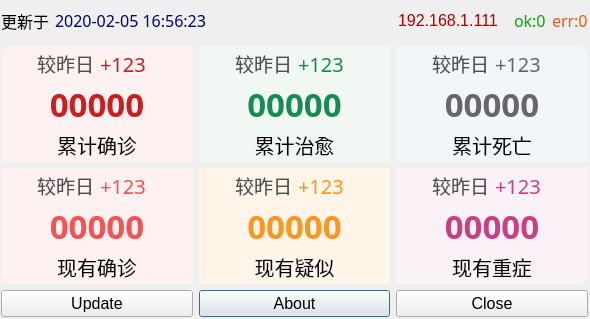
<?xml version="1.0" encoding="UTF-8"?>
<ui version="4.0">
 <class>Dialog</class>
 <widget class="QDialog" name="Dialog">
  <property name="geometry">
   <rect>
    <x>0</x>
    <y>0</y>
    <width>590</width>
    <height>319</height>
   </rect>
  </property>
  <property name="maximumSize">
   <size>
    <width>1024</width>
    <height>600</height>
   </size>
  </property>
  <property name="windowTitle">
   <string>Dialog</string>
  </property>
  <layout class="QHBoxLayout" name="horizontalLayout_3" stretch="0">
   <property name="spacing">
    <number>2</number>
   </property>
   <property name="leftMargin">
    <number>1</number>
   </property>
   <property name="topMargin">
    <number>1</number>
   </property>
   <property name="rightMargin">
    <number>2</number>
   </property>
   <property name="bottomMargin">
    <number>2</number>
   </property>
   <item>
    <layout class="QGridLayout" name="gridLayout" rowstretch="1,3,3,1" columnstretch="1,1,1">
     <item row="2" column="1">
      <widget class="QWidget" name="widget_6" native="true">
       <property name="styleSheet">
        <string notr="true">background-color: rgb(255, 245, 233);</string>
       </property>
       <layout class="QVBoxLayout" name="verticalLayout_6">
        <property name="spacing">
         <number>1</number>
        </property>
        <property name="leftMargin">
         <number>1</number>
        </property>
        <property name="topMargin">
         <number>1</number>
        </property>
        <property name="rightMargin">
         <number>1</number>
        </property>
        <property name="bottomMargin">
         <number>1</number>
        </property>
        <item>
         <layout class="QHBoxLayout" name="horizontalLayout_7">
          <item>
           <widget class="QLabel" name="label_6">
            <property name="font">
             <font>
              <family>黑体</family>
              <pointsize>14</pointsize>
             </font>
            </property>
            <property name="styleSheet">
             <string notr="true">color: rgb(79, 79, 79);</string>
            </property>
            <property name="text">
             <string>较昨日</string>
            </property>
            <property name="alignment">
             <set>Qt::AlignRight|Qt::AlignTrailing|Qt::AlignVCenter</set>
            </property>
           </widget>
          </item>
          <item>
           <widget class="QLabel" name="lbe_add_suspect">
            <property name="font">
             <font>
              <family>黑体</family>
              <pointsize>15</pointsize>
             </font>
            </property>
            <property name="styleSheet">
             <string notr="true">color: rgb(255, 150, 30);</string>
            </property>
            <property name="text">
             <string>+123</string>
            </property>
           </widget>
          </item>
         </layout>
        </item>
        <item>
         <widget class="QLabel" name="lbe_total_suspect">
          <property name="sizePolicy">
           <sizepolicy hsizetype="Preferred" vsizetype="Preferred">
            <horstretch>0</horstretch>
            <verstretch>0</verstretch>
           </sizepolicy>
          </property>
          <property name="font">
           <font>
            <family>黑体</family>
            <pointsize>25</pointsize>
            <weight>75</weight>
            <bold>true</bold>
           </font>
          </property>
          <property name="styleSheet">
           <string notr="true">color: rgb(255, 150, 30);
</string>
          </property>
          <property name="text">
           <string>00000</string>
          </property>
          <property name="textFormat">
           <enum>Qt::AutoText</enum>
          </property>
          <property name="alignment">
           <set>Qt::AlignCenter</set>
          </property>
         </widget>
        </item>
        <item>
         <widget class="QLabel" name="lbe_suspect">
          <property name="font">
           <font>
            <family>黑体</family>
            <pointsize>15</pointsize>
           </font>
          </property>
          <property name="styleSheet">
           <string notr="true"/>
          </property>
          <property name="text">
           <string>现有疑似</string>
          </property>
          <property name="alignment">
           <set>Qt::AlignCenter</set>
          </property>
         </widget>
        </item>
       </layout>
      </widget>
     </item>
     <item row="3" column="1">
      <widget class="QPushButton" name="btn_about">
       <property name="font">
        <font>
         <pointsize>12</pointsize>
        </font>
       </property>
       <property name="text">
        <string>About</string>
       </property>
      </widget>
     </item>
     <item row="1" column="1">
      <widget class="QWidget" name="widget_2" native="true">
       <property name="styleSheet">
        <string notr="true">background-color: rgb(241, 248, 244);</string>
       </property>
       <layout class="QVBoxLayout" name="verticalLayout_4">
        <property name="spacing">
         <number>1</number>
        </property>
        <property name="leftMargin">
         <number>1</number>
        </property>
        <property name="topMargin">
         <number>1</number>
        </property>
        <property name="rightMargin">
         <number>1</number>
        </property>
        <property name="bottomMargin">
         <number>1</number>
        </property>
        <item>
         <layout class="QHBoxLayout" name="horizontalLayout_6">
          <item>
           <widget class="QLabel" name="label_7">
            <property name="font">
             <font>
              <family>黑体</family>
              <pointsize>14</pointsize>
             </font>
            </property>
            <property name="styleSheet">
             <string notr="true">color: rgb(79, 79, 79);</string>
            </property>
            <property name="text">
             <string>较昨日</string>
            </property>
            <property name="alignment">
             <set>Qt::AlignRight|Qt::AlignTrailing|Qt::AlignVCenter</set>
            </property>
           </widget>
          </item>
          <item>
           <widget class="QLabel" name="lbe_add_heal">
            <property name="font">
             <font>
              <family>黑体</family>
              <pointsize>15</pointsize>
             </font>
            </property>
            <property name="styleSheet">
             <string notr="true">color: rgb(23, 139, 80);</string>
            </property>
            <property name="text">
             <string>+123</string>
            </property>
           </widget>
          </item>
         </layout>
        </item>
        <item>
         <widget class="QLabel" name="lbe_total_heal">
          <property name="font">
           <font>
            <family>黑体</family>
            <pointsize>25</pointsize>
            <weight>75</weight>
            <bold>true</bold>
           </font>
          </property>
          <property name="styleSheet">
           <string notr="true">color: rgb(23, 139, 80);</string>
          </property>
          <property name="text">
           <string>00000</string>
          </property>
          <property name="alignment">
           <set>Qt::AlignCenter</set>
          </property>
         </widget>
        </item>
        <item>
         <widget class="QLabel" name="lbe_heal">
          <property name="font">
           <font>
            <family>黑体</family>
            <pointsize>15</pointsize>
           </font>
          </property>
          <property name="styleSheet">
           <string notr="true"/>
          </property>
          <property name="text">
           <string>累计治愈</string>
          </property>
          <property name="alignment">
           <set>Qt::AlignCenter</set>
          </property>
         </widget>
        </item>
       </layout>
      </widget>
     </item>
     <item row="3" column="2">
      <widget class="QPushButton" name="btn_close">
       <property name="font">
        <font>
         <pointsize>12</pointsize>
        </font>
       </property>
       <property name="styleSheet">
        <string notr="true"/>
       </property>
       <property name="text">
        <string>Close</string>
       </property>
      </widget>
     </item>
     <item row="2" column="0">
      <widget class="QWidget" name="widget_4" native="true">
       <property name="styleSheet">
        <string notr="true">background-color: rgb(253, 241, 241);
border-bottom-left-radius:10px
</string>
       </property>
       <layout class="QVBoxLayout" name="verticalLayout_11">
        <property name="spacing">
         <number>1</number>
        </property>
        <property name="leftMargin">
         <number>1</number>
        </property>
        <property name="topMargin">
         <number>1</number>
        </property>
        <property name="rightMargin">
         <number>1</number>
        </property>
        <property name="bottomMargin">
         <number>1</number>
        </property>
        <item>
         <layout class="QHBoxLayout" name="horizontalLayout_15">
          <item>
           <widget class="QLabel" name="label_10">
            <property name="font">
             <font>
              <family>黑体</family>
              <pointsize>14</pointsize>
             </font>
            </property>
            <property name="styleSheet">
             <string notr="true">color: rgb(79, 79, 79);</string>
            </property>
            <property name="text">
             <string>较昨日</string>
            </property>
            <property name="alignment">
             <set>Qt::AlignRight|Qt::AlignTrailing|Qt::AlignVCenter</set>
            </property>
           </widget>
          </item>
          <item>
           <widget class="QLabel" name="lbe_add_nowConfirm">
            <property name="font">
             <font>
              <family>黑体</family>
              <pointsize>15</pointsize>
             </font>
            </property>
            <property name="styleSheet">
             <string notr="true">color: rgb(245, 82, 83);</string>
            </property>
            <property name="text">
             <string>+123</string>
            </property>
           </widget>
          </item>
         </layout>
        </item>
        <item>
         <widget class="QLabel" name="lbe_total_nowConfirm">
          <property name="font">
           <font>
            <family>黑体</family>
            <pointsize>25</pointsize>
            <weight>75</weight>
            <bold>true</bold>
           </font>
          </property>
          <property name="layoutDirection">
           <enum>Qt::LeftToRight</enum>
          </property>
          <property name="styleSheet">
           <string notr="true">color: rgb(245, 82, 83);</string>
          </property>
          <property name="text">
           <string>00000</string>
          </property>
          <property name="alignment">
           <set>Qt::AlignCenter</set>
          </property>
         </widget>
        </item>
        <item>
         <widget class="QLabel" name="lbe_confirm_3">
          <property name="font">
           <font>
            <family>黑体</family>
            <pointsize>15</pointsize>
           </font>
          </property>
          <property name="styleSheet">
           <string notr="true"/>
          </property>
          <property name="text">
           <string>现有确诊</string>
          </property>
          <property name="alignment">
           <set>Qt::AlignCenter</set>
          </property>
         </widget>
        </item>
       </layout>
      </widget>
     </item>
     <item row="1" column="0">
      <widget class="QWidget" name="widget" native="true">
       <property name="sizePolicy">
        <sizepolicy hsizetype="Preferred" vsizetype="Preferred">
         <horstretch>0</horstretch>
         <verstretch>0</verstretch>
        </sizepolicy>
       </property>
       <property name="styleSheet">
        <string notr="true">background-color: rgb(253,241,241);
border-top-left-radius:10px;</string>
       </property>
       <layout class="QVBoxLayout" name="verticalLayout_2">
        <property name="spacing">
         <number>1</number>
        </property>
        <property name="leftMargin">
         <number>1</number>
        </property>
        <property name="topMargin">
         <number>1</number>
        </property>
        <property name="rightMargin">
         <number>1</number>
        </property>
        <property name="bottomMargin">
         <number>1</number>
        </property>
        <item>
         <layout class="QHBoxLayout" name="horizontalLayout_4">
          <item>
           <widget class="QLabel" name="label_9">
            <property name="font">
             <font>
              <family>黑体</family>
              <pointsize>14</pointsize>
             </font>
            </property>
            <property name="styleSheet">
             <string notr="true">color: rgb(79, 79, 79);</string>
            </property>
            <property name="text">
             <string>较昨日</string>
            </property>
            <property name="alignment">
             <set>Qt::AlignRight|Qt::AlignTrailing|Qt::AlignVCenter</set>
            </property>
           </widget>
          </item>
          <item>
           <widget class="QLabel" name="lbe_add_confirm">
            <property name="font">
             <font>
              <family>黑体</family>
              <pointsize>15</pointsize>
             </font>
            </property>
            <property name="styleSheet">
             <string notr="true">color: rgb(204,30,30);</string>
            </property>
            <property name="text">
             <string>+123</string>
            </property>
           </widget>
          </item>
         </layout>
        </item>
        <item>
         <widget class="QLabel" name="lbe_total_confirm">
          <property name="font">
           <font>
            <family>黑体</family>
            <pointsize>25</pointsize>
            <weight>75</weight>
            <bold>true</bold>
            <stylestrategy>PreferDefault</stylestrategy>
           </font>
          </property>
          <property name="layoutDirection">
           <enum>Qt::LeftToRight</enum>
          </property>
          <property name="styleSheet">
           <string notr="true">color: rgb(204,30,30);</string>
          </property>
          <property name="lineWidth">
           <number>1</number>
          </property>
          <property name="text">
           <string>00000</string>
          </property>
          <property name="alignment">
           <set>Qt::AlignCenter</set>
          </property>
         </widget>
        </item>
        <item>
         <widget class="QLabel" name="lbe_confirm_2">
          <property name="font">
           <font>
            <family>黑体</family>
            <pointsize>15</pointsize>
           </font>
          </property>
          <property name="styleSheet">
           <string notr="true"/>
          </property>
          <property name="text">
           <string>累计确诊</string>
          </property>
          <property name="alignment">
           <set>Qt::AlignCenter</set>
          </property>
         </widget>
        </item>
       </layout>
      </widget>
     </item>
     <item row="1" column="2">
      <widget class="QWidget" name="widget_3" native="true">
       <property name="styleSheet">
        <string notr="true">background-color: rgb(243, 246, 248);
border-top-right-radius:10px</string>
       </property>
       <layout class="QVBoxLayout" name="verticalLayout_3">
        <property name="spacing">
         <number>1</number>
        </property>
        <property name="leftMargin">
         <number>1</number>
        </property>
        <property name="topMargin">
         <number>1</number>
        </property>
        <property name="rightMargin">
         <number>1</number>
        </property>
        <property name="bottomMargin">
         <number>1</number>
        </property>
        <item>
         <layout class="QHBoxLayout" name="horizontalLayout_5">
          <item>
           <widget class="QLabel" name="label_5">
            <property name="font">
             <font>
              <family>黑体</family>
              <pointsize>14</pointsize>
             </font>
            </property>
            <property name="styleSheet">
             <string notr="true">color: rgb(79, 79, 79);</string>
            </property>
            <property name="text">
             <string>较昨日</string>
            </property>
            <property name="alignment">
             <set>Qt::AlignRight|Qt::AlignTrailing|Qt::AlignVCenter</set>
            </property>
           </widget>
          </item>
          <item>
           <widget class="QLabel" name="lbe_add_dead">
            <property name="font">
             <font>
              <family>黑体</family>
              <pointsize>15</pointsize>
             </font>
            </property>
            <property name="styleSheet">
             <string notr="true">color: rgb(102, 102, 108);</string>
            </property>
            <property name="text">
             <string>+123</string>
            </property>
           </widget>
          </item>
         </layout>
        </item>
        <item>
         <widget class="QLabel" name="lbe_total_dead">
          <property name="font">
           <font>
            <family>黑体</family>
            <pointsize>25</pointsize>
            <weight>75</weight>
            <bold>true</bold>
           </font>
          </property>
          <property name="styleSheet">
           <string notr="true">color: rgb(102, 102, 108);</string>
          </property>
          <property name="text">
           <string>00000</string>
          </property>
          <property name="alignment">
           <set>Qt::AlignCenter</set>
          </property>
         </widget>
        </item>
        <item>
         <widget class="QLabel" name="lbe_dead">
          <property name="font">
           <font>
            <family>黑体</family>
            <pointsize>15</pointsize>
           </font>
          </property>
          <property name="styleSheet">
           <string notr="true"/>
          </property>
          <property name="text">
           <string>累计死亡</string>
          </property>
          <property name="alignment">
           <set>Qt::AlignCenter</set>
          </property>
         </widget>
        </item>
       </layout>
      </widget>
     </item>
     <item row="3" column="0">
      <widget class="QPushButton" name="btn_update">
       <property name="font">
        <font>
         <pointsize>12</pointsize>
        </font>
       </property>
       <property name="text">
        <string>Update</string>
       </property>
      </widget>
     </item>
     <item row="0" column="0" colspan="3">
      <layout class="QHBoxLayout" name="horizontalLayout_2" stretch="1,10,18,1,1,1,1">
       <item>
        <widget class="QLabel" name="label_11">
         <property name="font">
          <font>
           <family>黑体</family>
           <pointsize>12</pointsize>
           <weight>50</weight>
           <bold>false</bold>
          </font>
         </property>
         <property name="styleSheet">
          <string notr="true"/>
         </property>
         <property name="text">
          <string>更新于</string>
         </property>
        </widget>
       </item>
       <item>
        <widget class="QLabel" name="lbe_update_time">
         <property name="font">
          <font>
           <family>黑体</family>
           <pointsize>12</pointsize>
          </font>
         </property>
         <property name="styleSheet">
          <string notr="true">color: rgb(0, 0, 127);</string>
         </property>
         <property name="text">
          <string>2020-02-05 16:56:23</string>
         </property>
        </widget>
       </item>
       <item>
        <spacer name="horizontalSpacer">
         <property name="orientation">
          <enum>Qt::Horizontal</enum>
         </property>
         <property name="sizeHint" stdset="0">
          <size>
           <width>40</width>
           <height>20</height>
          </size>
         </property>
        </spacer>
       </item>
       <item>
        <widget class="QLabel" name="lbe_hostinfo">
         <property name="font">
          <font>
           <pointsize>12</pointsize>
          </font>
         </property>
         <property name="styleSheet">
          <string notr="true">color: rgb(170, 0, 0);</string>
         </property>
         <property name="text">
          <string>192.168.1.111</string>
         </property>
        </widget>
       </item>
       <item>
        <spacer name="horizontalSpacer_2">
         <property name="orientation">
          <enum>Qt::Horizontal</enum>
         </property>
         <property name="sizeHint" stdset="0">
          <size>
           <width>40</width>
           <height>20</height>
          </size>
         </property>
        </spacer>
       </item>
       <item>
        <widget class="QLabel" name="lbe_success">
         <property name="font">
          <font>
           <family>黑体</family>
           <pointsize>12</pointsize>
           <weight>50</weight>
           <bold>false</bold>
          </font>
         </property>
         <property name="styleSheet">
          <string notr="true">color: rgb(0, 170, 0);</string>
         </property>
         <property name="text">
          <string>ok:0</string>
         </property>
        </widget>
       </item>
       <item>
        <widget class="QLabel" name="lbe_error">
         <property name="font">
          <font>
           <family>黑体</family>
           <pointsize>12</pointsize>
           <weight>50</weight>
           <bold>false</bold>
          </font>
         </property>
         <property name="styleSheet">
          <string notr="true">color: rgb(255, 85, 0);</string>
         </property>
         <property name="text">
          <string>err:0</string>
         </property>
        </widget>
       </item>
      </layout>
     </item>
     <item row="2" column="2">
      <widget class="QWidget" name="widget_5" native="true">
       <property name="styleSheet">
        <string notr="true">background-color: rgb(250, 242, 246);
border-bottom-right-radius:10px</string>
       </property>
       <layout class="QVBoxLayout" name="verticalLayout_5">
        <property name="spacing">
         <number>1</number>
        </property>
        <property name="leftMargin">
         <number>1</number>
        </property>
        <property name="topMargin">
         <number>1</number>
        </property>
        <property name="rightMargin">
         <number>1</number>
        </property>
        <property name="bottomMargin">
         <number>1</number>
        </property>
        <item>
         <layout class="QHBoxLayout" name="horizontalLayout">
          <item>
           <widget class="QLabel" name="label_12">
            <property name="font">
             <font>
              <family>黑体</family>
              <pointsize>14</pointsize>
             </font>
            </property>
            <property name="styleSheet">
             <string notr="true">color: rgb(79, 79, 79);</string>
            </property>
            <property name="text">
             <string>较昨日</string>
            </property>
            <property name="alignment">
             <set>Qt::AlignRight|Qt::AlignTrailing|Qt::AlignVCenter</set>
            </property>
           </widget>
          </item>
          <item>
           <widget class="QLabel" name="lbe_add_nowSevere">
            <property name="font">
             <font>
              <family>黑体</family>
              <pointsize>15</pointsize>
             </font>
            </property>
            <property name="styleSheet">
             <string notr="true">color: rgb(202,63,129);</string>
            </property>
            <property name="text">
             <string>+123</string>
            </property>
           </widget>
          </item>
         </layout>
        </item>
        <item>
         <widget class="QLabel" name="lbe_total_nowSevere">
          <property name="font">
           <font>
            <family>黑体</family>
            <pointsize>25</pointsize>
            <weight>75</weight>
            <bold>true</bold>
           </font>
          </property>
          <property name="styleSheet">
           <string notr="true">color: rgb(202,63,129);</string>
          </property>
          <property name="text">
           <string>00000</string>
          </property>
          <property name="alignment">
           <set>Qt::AlignCenter</set>
          </property>
         </widget>
        </item>
        <item>
         <widget class="QLabel" name="lbe_heal_2">
          <property name="font">
           <font>
            <family>黑体</family>
            <pointsize>15</pointsize>
           </font>
          </property>
          <property name="styleSheet">
           <string notr="true"/>
          </property>
          <property name="text">
           <string>现有重症</string>
          </property>
          <property name="alignment">
           <set>Qt::AlignCenter</set>
          </property>
         </widget>
        </item>
       </layout>
      </widget>
     </item>
    </layout>
   </item>
  </layout>
 </widget>
 <layoutdefault spacing="6" margin="11"/>
 <resources/>
 <connections/>
</ui>
